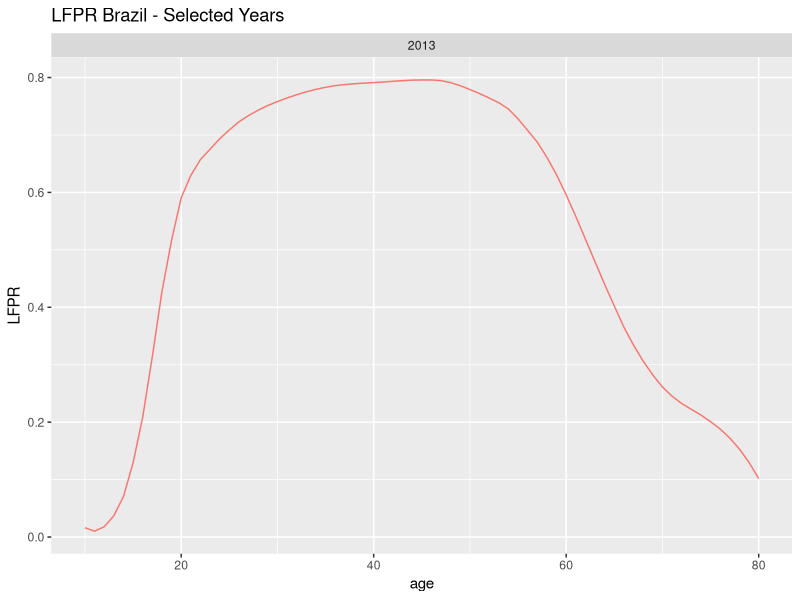

The R script that drew this image:
# Model Validation

# Forecasting LFPR using the Lee-Carter Method
# Original R code by Bernardo Queiroz

# Function to estimate the parameters of the model
leecarter <- function(lfpr){
	log.lfpr <- log(lfpr)
	ax <- apply(log.lfpr, 2, mean)
	swept.lfpr <- sweep(log.lfpr, 2, ax)
	svd.lfpr <- svd(swept.lfpr)
	bx <- svd.lfpr$v[ , 1]/sum(svd.lfpr$v[ , 1])
	kt <- svd.lfpr$d[1]*svd.lfpr$u[ , 1]*sum(svd.lfpr$v[ , 1])
	result <- list(ax = ax, bx = bx, kt = kt)
	return(result)
}

# Importing file and making sure it is the required format ages x years, the file is called interpolated_rates
# The Interpolated rates for the Years 1980, 1991, 1994, 2000, and 2010 were done in Excel
# The file interpolated_rates.csv is a file with LFPR for all years.
# Years are columns and Ages are Rows
# I believe it can be easily done with R, feel free to try.
setwd("~/Documents/Monografia/Labor Rates/")
data <- read.csv("interpolated_rates.csv", header = F)
data <- data[ , -1]
validation <- data[ , 1:22]
years <- seq(1980, 2001)
ages <- seq(10, 80)
f.years <- seq(2002, 2013)

# Only transpose if the data is in the format years x ages
lfpr <- t(data)

# Fitting the Lee-Carter model
model <- leecarter(lfpr)

# Data Frame with the parameters
parameters <- data.frame(model$ax, model$bx)
kt <- model$kt

# Preparing kt for forecasting
kt.diff <- diff(kt)
summary.kt <- summary(lm(kt.diff ~ 1))
kt.drift <- summary.kt$coefficients[1,1]
sec <- summary.kt$coefficients[1,2]
see <- summary.kt$sigma

# Actually forecasting kt
h <- seq(0, 11)
kt.stderr <- ( (h*see^2) + (h*sec)^2 )^.5
kt.forecast <- tail(kt, 1) + (h * kt.drift)
kt.lo.forecast <- kt.forecast - (1.96*kt.stderr)
kt.hi.forecast <- kt.forecast + (1.96*kt.stderr)

f.lfpr <- matrix(nrow = length(kt.forecast), ncol = length(ages))
for (i in 1:length(kt.forecast)){
	f.lfpr[i, ] <- exp((model$bx * kt.forecast[i]) + model$ax)
}

f.lfpr <- t(f.lfpr)
f.lfpr <- as.data.frame(f.lfpr)

# Preparing Plot
library(reshape2)
library(ggplot2)

colnames(data) <- years
colnames(f.lfpr) <- f.years

row.names(data) <- ages
row.names(f.lfpr) <- ages

m.data <- melt(data, value.name = "LFPR", variable.name = "Year")
mf.lfpr <- melt(f.lfpr, value.name = "LFPR", variable.name = "Year")

plot.data <- rbind(m.data, mf.lfpr)
plot.data$age <- rep(seq(10, 80), each = 1, times = 46)

plot.data.validation <- subset(plot.data, Year %in% c(2013))

qplot(data = plot.data.validation, x = age, y = LFPR, colour = factor(Year), geom = "line", 
      main = "LFPR Brazil - Selected Years") + facet_wrap(~Year) + theme(legend.position = "none")
